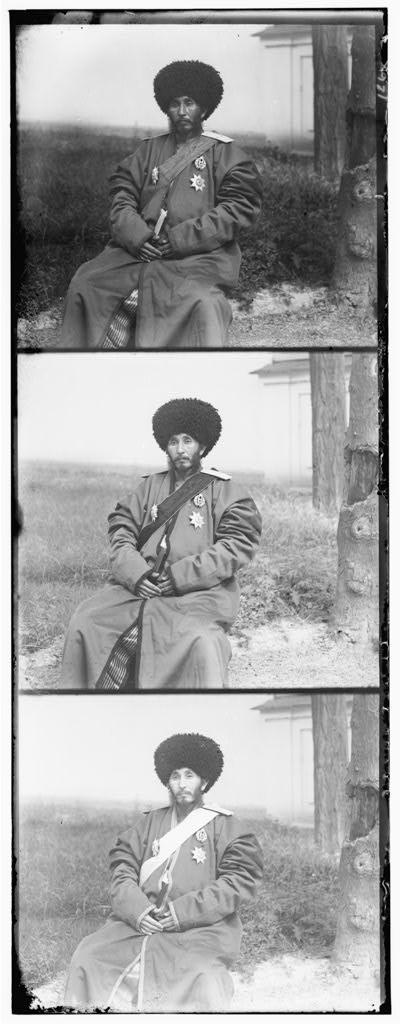
#> input picture HW1/images/00106v.jpg, 401 x 1024 px; its folder holds only this picture in this run
$ python main.py
#> lines starting #> are read from the running program, lines starting #| are printed output that depends on the picture
import os
import time
import csv
import numpy as np
from skimage import io, transform
from skimage.filters import sobel
# 將像素轉成 [0,1] 的 float
def im2float01(img):
    if img.dtype == np.uint8:
        return img.astype(np.float32) / 255.0
    if img.dtype == np.uint16:
        return img.astype(np.float32) / 65535.0
    img = img.astype(np.float32)
    # img.max() 找出圖片最大值
    vmax = img.max() if np.isfinite(img.max()) else 1.0
    # 避免除以 0
    return img / (vmax if vmax > 0 else 1.0)

# 照片是垂直堆疊的 BGR
def split_channels_bgr_stacked(img):
    # shape[0] 照片是高度
    H = img.shape[0] // 3
    B = img[0:H, :]
    G = img[H:2*H, :]
    R = img[2*H:3*H, :]
    return R, G, B

# 上下左右各裁掉5%的邊界
def crop_ratio(img, ratio=0.05):
    # 拿 shape[0跟1] 是他的高跟寬
    h, w = img.shape[:2]
    dh = int(h * ratio)
    dw = int(w * ratio)
    if dh == 0 or dw == 0:
        return img
    return img[dh:h-dh, dw:w-dw]

# Normalized Cross-Correlation 回傳這兩塊圖在這個位置下的相似度分數，越高越好
# 用NCC的原因是因為它會標準化，可能有些東西的亮度比較亮，不然如果在同一個範圍可以直接用相減的結果去比較
def ncc(a, b, eps=1e-8):
    a = a - a.mean()
    b = b - b.mean()
    denom = (np.linalg.norm(a) * np.linalg.norm(b)) + eps
    return float(np.sum(a * b) / denom)

# 把三個顏色的平均拉到同一個亮度，因為第三維axis=2是亮度，所以axis=(0, 1)
def white_balance_gray_world(rgb):
    # axis=(0, 1)是np.mean(rgb[:, :, 0]) np.mean(rgb[:, :, 1]) ...
    avg = np.mean(rgb, axis=(0, 1))
    scale = avg.mean() / (avg + 1e-8)
    # np.clip 把值限制在 0 到 1 之間
    wb = np.clip(rgb * scale, 0, 1)
    return wb

# compare圖左右並排
def make_side_by_side(img_left, img_right):
    h1, w1 = img_left.shape[:2]
    h2, w2 = img_right.shape[:2]
    H = max(h1, h2)

    def pad_to_h(img, H):
        h, w = img.shape[:2]
        if h == H:
            return img
        pad_top = (H - h) // 2
        pad_bottom = H - h - pad_top
        if img.ndim == 3:
            pad_cfg = ((pad_top, pad_bottom), (0, 0), (0, 0))
        else:
            pad_cfg = ((pad_top, pad_bottom), (0, 0))
        return np.pad(img, pad_cfg, mode='edge')

    L = pad_to_h(img_left, H)
    R = pad_to_h(img_right, H)
    return np.concatenate([L, R], axis=1)

def preprocess_for_metric(img, use_edges=True):
    if use_edges:
        # sobel 會回傳邊緣強度圖(越靠近1越可能是邊緣)，值通常在0-1之間
        # 是靠img的亮度差去分析的
        return sobel(img)
    return img

def align_single_scale(mov, ref, search=15, crop=0.05, use_edges=True):
    """
    單層窮舉對齊：
    在 [-search, search] 內找 NCC 最大時候的位移量
    用 RG 去對齊 B
    mov：移動的影像 RG
    ref：參考影像用 B
    """
    mov_p = preprocess_for_metric(mov, use_edges=use_edges)
    ref_p = preprocess_for_metric(ref, use_edges=use_edges)

    # 目前最好的ncc分數跟位移
    best = (-999.0, 0, 0)  # (score, dx, dy)
    for dx in range(-search, search + 1):
        for dy in range(-search, search + 1):
            # np.roll 是循環位移
            shifted = np.roll(np.roll(mov_p, dx, axis=0), dy, axis=1)
            s = ncc(crop_ratio(shifted, crop), crop_ratio(ref_p, crop))
            if s > best[0]:
                best = (s, dx, dy)
    # 回傳最高分數時候的位移量
    return (best[1], best[2])

def pyramid_align(mov, ref,
                  search=15, refine_radius=2,
                  min_size=120, use_edges=True, crop=0.05):
    """
    金字塔對齊（遞迴）：
    尺寸小於 min_size 時改用單層窮舉
    否則將影像縮小 1/2 對齊，再放大兩倍後在附近做小半徑refine
    """
    h, w = mov.shape[:2]
    if min(h, w) < min_size:
        return align_single_scale(mov, ref, search=search, crop=crop, use_edges=use_edges)

    # 先對齊較小尺寸
    mov_small = transform.rescale(mov, 0.5, anti_aliasing=False, channel_axis=None)
    ref_small = transform.rescale(ref, 0.5, anti_aliasing=False, channel_axis=None)
    dx, dy = pyramid_align(mov_small, ref_small,
                           search=search, refine_radius=refine_radius,
                           min_size=min_size, use_edges=use_edges, crop=crop)
    dx *= 2
    dy *= 2

    # 在 (dx,dy) 附近小範圍微調
    mov_p = preprocess_for_metric(mov, use_edges=use_edges)
    ref_p = preprocess_for_metric(ref, use_edges=use_edges)
    best = (-999.0, dx, dy)
    for ddx in range(dx - refine_radius, dx + refine_radius + 1):
        for ddy in range(dy - refine_radius, dy + refine_radius + 1):
            shifted = np.roll(np.roll(mov_p, ddx, axis=0), ddy, axis=1)
            s = ncc(crop_ratio(shifted, crop), crop_ratio(ref_p, crop))
            if s > best[0]:
                best = (s, ddx, ddy)
    return (best[1], best[2])

def apply_shift(img, shift):
    dx, dy = shift
    return np.roll(np.roll(img, dx, axis=0), dy, axis=1)

def process_one(image_path,
                out_dir=os.path.join(os.path.dirname(__file__), "results"),
                use_pyramid=True,
                search=15,
                refine_radius=2,
                min_size=120,
                use_edges=False,
                crop_for_score=0.05):
    t0 = time.time()
    img_raw = io.imread(image_path)
    img = im2float01(img_raw)
    R, G, B = split_channels_bgr_stacked(img)
    base = B
    # baseline
    before_rgb = np.clip(np.dstack([R, G, B]), 0, 1)
    # G 和 R 對齊到 B
    align_func = pyramid_align if use_pyramid else align_single_scale
    shift_G = align_func(G, base, search=search, refine_radius=refine_radius,
                         min_size=min_size, use_edges=use_edges, crop=crop_for_score)
    shift_R = align_func(R, base, search=search, refine_radius=refine_radius,
                         min_size=min_size, use_edges=use_edges, crop=crop_for_score)
    G_aligned = apply_shift(G, shift_G)
    R_aligned = apply_shift(R, shift_R)

    after_rgb = np.dstack([R_aligned, G_aligned, B])
    after_rgb = white_balance_gray_world(after_rgb)

    # 對齊後照片
    os.makedirs(out_dir, exist_ok=True)
    fname = os.path.splitext(os.path.basename(image_path))[0]
    out_color = os.path.join(out_dir, f"{fname}_color.jpg")
    io.imsave(out_color, (after_rgb * 255).astype(np.uint8))

    # 未對齊 vs 對齊照片
    comp = make_side_by_side((before_rgb * 255).astype(np.uint8),
                             (after_rgb * 255).astype(np.uint8))
    out_comp = os.path.join(out_dir, f"{fname}_compare.jpg")
    io.imsave(out_comp, comp)

    elapsed = time.time() - t0
    print(f"[OK] {fname} | ShiftG={shift_G}, ShiftR={shift_R} | {elapsed:.2f}s")
    return fname, shift_G, shift_R, elapsed

def main():
    script_dir = os.path.dirname(__file__)  # 取得當前目錄
    image_dir = os.path.join(script_dir, "images")
    files = [f for f in os.listdir(image_dir) if f.lower().endswith((".jpg", ".png", ".tif", ".tiff"))]
    files.sort()

    print(f"共 {len(files)} 張圖，開始處理…")
    rows = [("filename", "shiftG_dx", "shiftG_dy", "shiftR_dx", "shiftR_dy", "seconds")]

    for f in files:
        path = os.path.join(image_dir, f)
        name, shiftG, shiftR, sec = process_one(path)
#> in process_one, img_raw is the input picture: shape (1024, 401); min 0, max 255, mean 162.5
#> call 2 of pyramid_align, with search = 15, refine_radius = 2, min_size = 120, use_edges = False, crop = 0.05
#> in pyramid_align (call 2), `ref_small = transform.rescale(ref, 0.5, anti_aliasing=False, channel_a..`:
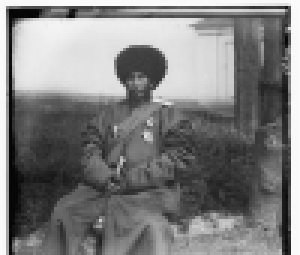
#> ref_small: shape (85, 100) float32 (shown 3 times larger); min 0.0175, max 0.988, mean 0.496
#> the loop in align_single_scale, `for dx in range(-search, search + 1):` made 31 passes
#> pass 1, in ncc, `b = b - b.mean()`:
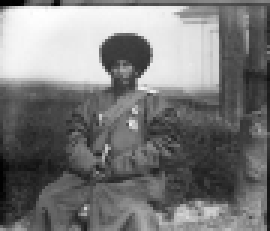
#> b: shape (77, 90) float32 (shown 3 times larger); min -0.447, max 0.49, mean -2.64e-08; drawn with min black and max white
#> pass 1, in ncc (call 3), `a = a - a.mean()`:
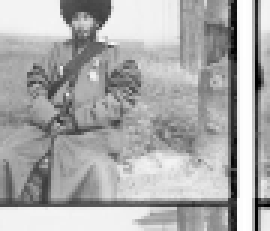
#> a: shape (77, 90) float32 (shown 3 times larger); min -0.652, max 0.316, mean 4.73e-08; drawn with min black and max white
#> call 4 of pyramid_align, with search = 15, refine_radius = 2, min_size = 120, use_edges = False, crop = 0.05
#> call 2 of align_single_scale, with search = 15, crop = 0.05, use_edges = False
#> after the loop in align_single_scale (call 2), `for dx in range(-search, search + 1):`:
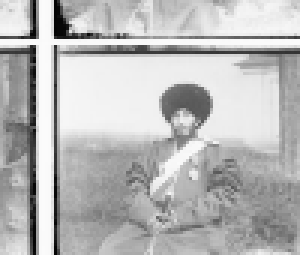
#> shifted: shape (85, 100) float32 (shown 3 times larger); min 0.0169, max 0.988, mean 0.725
#> after the loop in pyramid_align (call 4), `for ddx in range(dx - refine_radius, dx + refine_radius + 1):`:
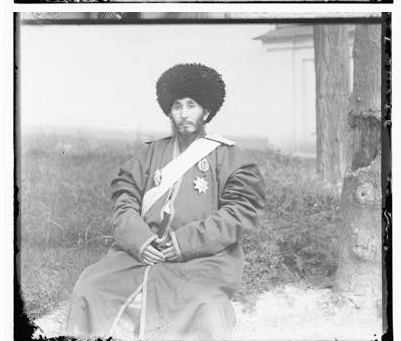
#> shifted: shape (341, 401) float32; min 0, max 1, mean 0.725
#> in process_one, `after_rgb = np.dstack([R_aligned, G_aligned, B])`:
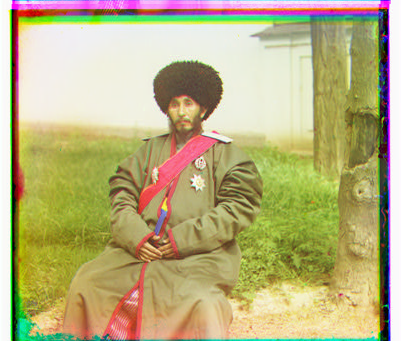
#> after_rgb: shape (341, 401, 3) float32; mean of channels 0, 1, 2 0.725, 0.69, 0.496; drawn as R, G, B
#> in process_one, `io.imsave(out_color, (after_rgb * 255).astype(np.uint8))`:
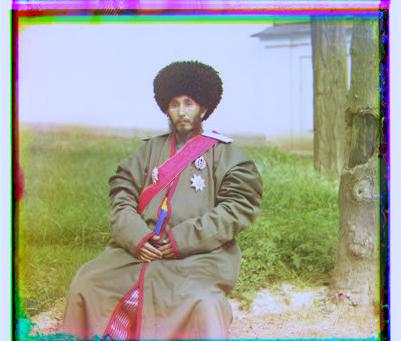
#> saved as 00106v_color.jpg: shape (341, 401, 3); mean R, G, B 161.9, 161.9, 150.5
#| [OK] 00106v | ShiftG=(4, 1), ShiftR=(9, -1) | 0.71s
        rows.append((name, shiftG[0], shiftG[1], shiftR[0], shiftR[1], f"{sec:.2f}"))

    csv_path = os.path.join(script_dir, "results", "shifts.csv")
    os.makedirs(os.path.dirname(csv_path), exist_ok=True)
    with open(csv_path, "w", newline="", encoding="utf-8") as fp:
        writer = csv.writer(fp)
        writer.writerows(rows)
    print(f"位移已寫入：{csv_path}")


if __name__ == "__main__":
    main()

$ run again, on HW1/images/00907v.jpg
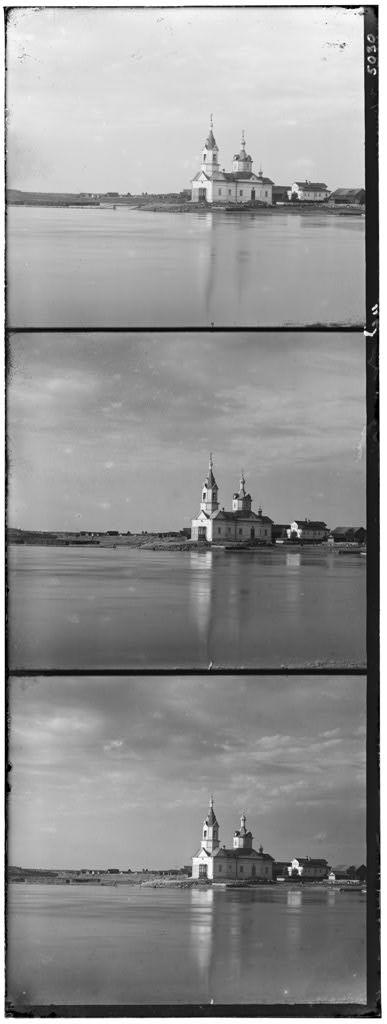
#> input picture HW1/images/00907v.jpg, 387 x 1024 px
#> in process_one, img_raw is the input picture: shape (1024, 387); min 0, max 255, mean 147.5
#> mov_small: shape (85, 97) float32
#> ref_small: shape (85, 97) float32
#> the loop in align_single_scale, `for dx in range(-search, search + 1):` made 31 passes
#> pass 1, in ncc (call 3), `a = a - a.mean()`:
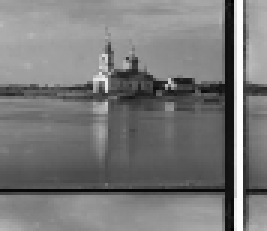
#> a: shape (77, 89) float32 (shown 3 times larger); min -0.461, max 0.505, mean 4.45e-09; drawn with min black and max white
#> mov_small: shape (170, 194) float32
#> mov_small: shape (85, 97) float32
#> in process_one, `io.imsave(out_color, (after_rgb * 255).astype(np.uint8))`:
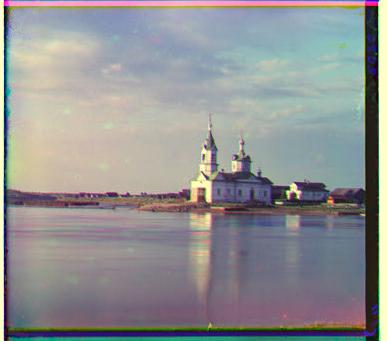
#> saved as 00907v_color.jpg: shape (341, 387, 3); mean R, G, B 145.4, 146, 146.8
#| [OK] 00907v | ShiftG=(2, -1), ShiftR=(6, -1) | 0.66s

$ run again, on HW1/images/00911v.jpg
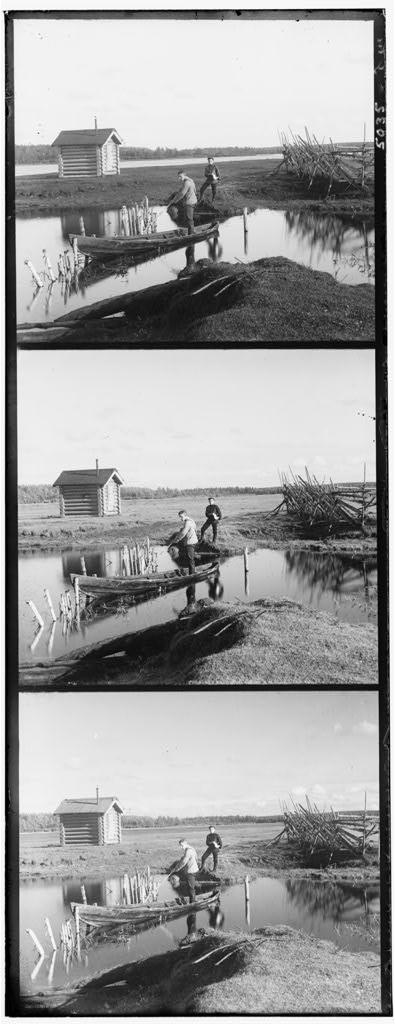
#> input picture HW1/images/00911v.jpg, 395 x 1024 px
#> in process_one, img_raw is the input picture: shape (1024, 395); min 0, max 255, mean 156.6
#> mov_small: shape (85, 99) float32
#> ref_small: shape (85, 99) float32
#> the loop in align_single_scale, `for dx in range(-search, search + 1):` made 31 passes
#> pass 1, in ncc (call 3), `a = a - a.mean()`:
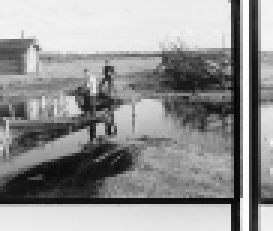
#> a: shape (77, 91) float32 (shown 3 times larger); min -0.562, max 0.402, mean -5.01e-08; drawn with min black and max white
#> mov_small: shape (170, 198) float32
#> mov_small: shape (85, 99) float32
#> in process_one, `io.imsave(out_color, (after_rgb * 255).astype(np.uint8))`:
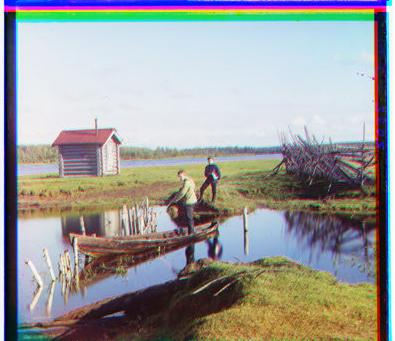
#> saved as 00911v_color.jpg: shape (341, 395, 3); mean R, G, B 155.8, 155.9, 155.9
#| [OK] 00911v | ShiftG=(1, -1), ShiftR=(12, -1) | 0.66s
